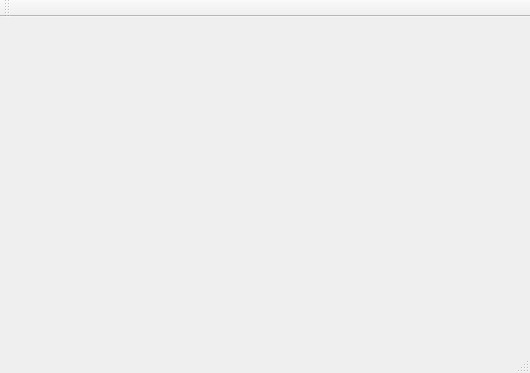
<?xml version="1.0" encoding="UTF-8"?>
<ui version="4.0">
 <class>MainWindow</class>
 <widget class="QMainWindow" name="MainWindow">
  <property name="geometry">
   <rect>
    <x>0</x>
    <y>0</y>
    <width>530</width>
    <height>373</height>
   </rect>
  </property>
  <property name="windowTitle">
   <string>MainWindow</string>
  </property>
  <widget class="QWidget" name="centralWidget">
   <widget class="QLabel" name="label">
    <property name="geometry">
     <rect>
      <x>110</x>
      <y>20</y>
      <width>271</width>
      <height>191</height>
     </rect>
    </property>
    <property name="text">
     <string/>
    </property>
   </widget>
  </widget>
  <widget class="QMenuBar" name="menuBar">
   <property name="geometry">
    <rect>
     <x>0</x>
     <y>0</y>
     <width>530</width>
     <height>21</height>
    </rect>
   </property>
  </widget>
  <widget class="QToolBar" name="mainToolBar">
   <attribute name="toolBarArea">
    <enum>TopToolBarArea</enum>
   </attribute>
   <attribute name="toolBarBreak">
    <bool>false</bool>
   </attribute>
  </widget>
  <widget class="QStatusBar" name="statusBar"/>
 </widget>
 <layoutdefault spacing="6" margin="11"/>
 <resources/>
 <connections/>
</ui>
